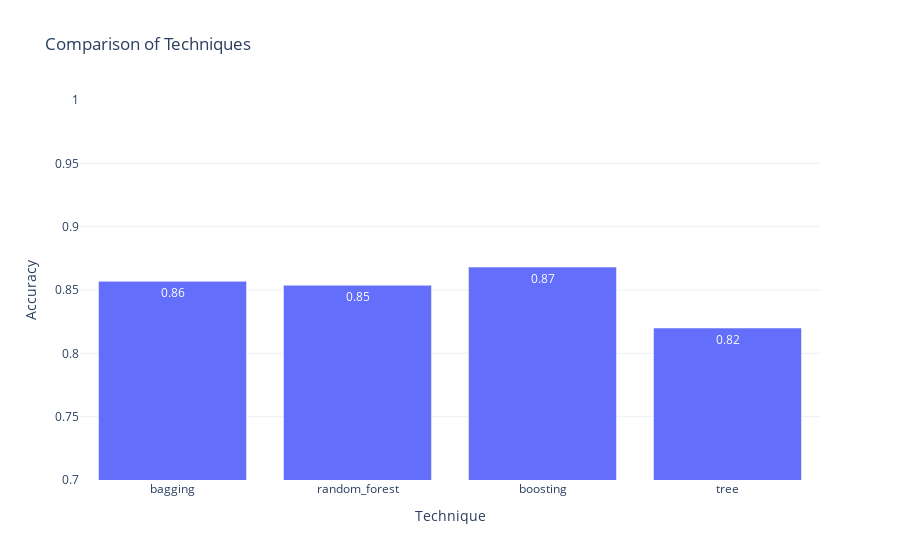

Source (notebook cell):
### Code cell
# Извлечение ключей и значений из словаря
techniques = list(compare_accuracy.keys())
scores = list(compare_accuracy.values())

# Создание фигуры с использованием Plotly
fig = go.Figure(data=[go.Bar(x=techniques, y=scores, text=[f"{score:.2f}" for score in scores])])

# Настройка оформления графика
fig.update_layout(
    title='Comparison of Techniques',
    xaxis_title='Technique',
    yaxis_title='Accuracy',
    yaxis=dict(range=[0.7, 1]),  # Устанавливаем диапазон оси Y от 0 до 1
    template='plotly_white',  # Выбор шаблона оформления
)

# Отображение графика
fig.show()

### Figure 1 — Plotly figure (JSON) as saved in the notebook; plotly's stock layout.template omitted (floating-point values rounded to 4 significant figures)
{"data": [{"text": ["0.86", "0.85", "0.87", "0.82"], "type": "bar", "x": ["bagging", "random_forest", "boosting", "tree"], "y": [0.8568, 0.8538, 0.8681, 0.82]}], "layout": {"title": {"text": "Comparison of Techniques"}, "xaxis": {"title": {"text": "Technique"}}, "yaxis": {"range": [0.7, 1], "title": {"text": "Accuracy"}}}}
